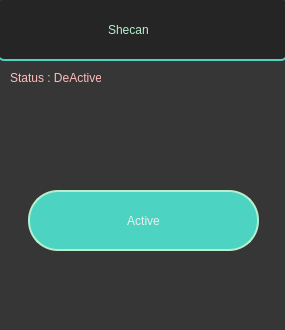
<?xml version="1.0" encoding="UTF-8"?>
<ui version="4.0">
 <class>Shecan</class>
 <widget class="QMainWindow" name="Shecan">
  <property name="geometry">
   <rect>
    <x>0</x>
    <y>0</y>
    <width>285</width>
    <height>330</height>
   </rect>
  </property>
  <property name="minimumSize">
   <size>
    <width>285</width>
    <height>330</height>
   </size>
  </property>
  <property name="maximumSize">
   <size>
    <width>285</width>
    <height>330</height>
   </size>
  </property>
  <property name="windowTitle">
   <string>Shecan</string>
  </property>
  <property name="styleSheet">
   <string notr="true">background-color: #363636;
color: rgb(238, 238, 238);
</string>
  </property>
  <widget class="QWidget" name="centralwidget">
   <widget class="QLabel" name="title">
    <property name="geometry">
     <rect>
      <x>-3</x>
      <y>0</y>
      <width>291</width>
      <height>61</height>
     </rect>
    </property>
    <property name="styleSheet">
     <string notr="true">color: rgb(183, 239, 205);
font: 20pt &quot;Jokerman&quot;;
background-color: #252525;
padding-left: 108px;
border-radius: 7px;
border-bottom: 2px solid rgb(76, 211, 194);</string>
    </property>
    <property name="text">
     <string>Shecan</string>
    </property>
   </widget>
   <widget class="QPushButton" name="acitve_btn">
    <property name="geometry">
     <rect>
      <x>28</x>
      <y>190</y>
      <width>231</width>
      <height>61</height>
     </rect>
    </property>
    <property name="cursor">
     <cursorShape>PointingHandCursor</cursorShape>
    </property>
    <property name="styleSheet">
     <string notr="true">border-radius: 30px;
border: 2px solid #B7EFCD;
background-color: #4CD3C2;
color: 252525;
font: 16pt &quot;Jokerman&quot;;</string>
    </property>
    <property name="text">
     <string>Active</string>
    </property>
   </widget>
   <widget class="QLabel" name="status">
    <property name="geometry">
     <rect>
      <x>10</x>
      <y>70</y>
      <width>91</width>
      <height>16</height>
     </rect>
    </property>
    <property name="styleSheet">
     <string notr="true">color: #FFBCBC;</string>
    </property>
    <property name="text">
     <string>Status : DeActive</string>
    </property>
   </widget>
  </widget>
 </widget>
 <resources/>
 <connections>
  <connection>
   <sender>acitve_btn</sender>
   <signal>clicked()</signal>
   <receiver>Shecan</receiver>
   <slot>close()</slot>
   <hints>
    <hint type="sourcelabel">
     <x>143</x>
     <y>220</y>
    </hint>
    <hint type="destinationlabel">
     <x>142</x>
     <y>164</y>
    </hint>
   </hints>
  </connection>
 </connections>
</ui>
